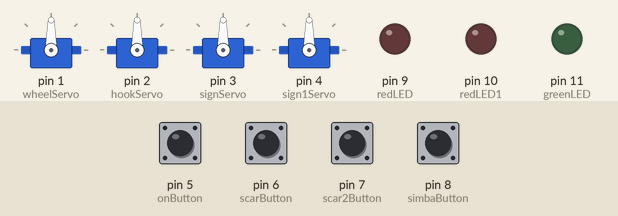
This sketch was run on a simulated Arduino Uno, built with avr-gcc and run on an emulated ATmega328P. Shown: 4 × servo, output pins drawn as LEDs (lit = HIGH). Inputs (shaded band) come from the test bench; at power-on: pin 5 (onButton), pin 6 (scarButton), pin 8 (simbaButton) HIGH, pin 7 (scar2Button) LOW.

Above: at 1.2 s.
1.3 s: pin 5 (onButton) pulled LOW for 0.15 s
At 2.5 s:
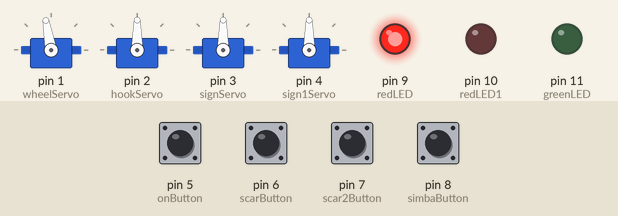
2.9 s: pin 6 (scarButton) pulled LOW for 0.15 s
At 5.4 s:
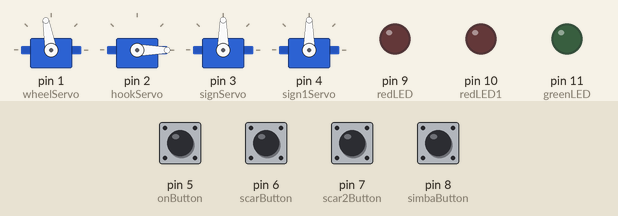
6.0 s: pin 8 (simbaButton) pulled LOW for 1 s
At 8.2 s:
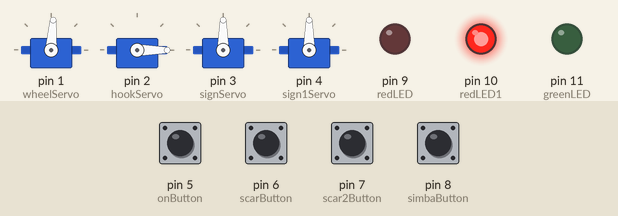
8.5 s: pin 5 (onButton) pulled LOW for 1 s
At 9.4 s:
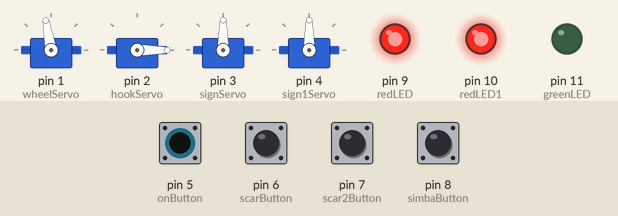
11.0 s: pin 5 (onButton) driven LOW and pin 6 (scarButton) driven LOW
14.0 s: pin 5 (onButton) driven HIGH
At 15.5 s:
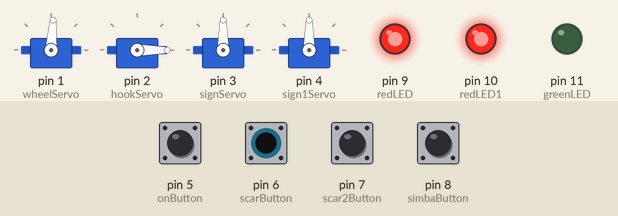
Timing chart, 0 to 17.0 s (numbered marks = the images above; inputs shaded):
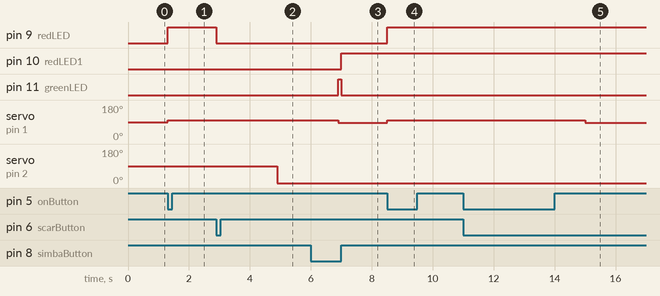

Measured:
- after the input at 1.3 s, pin 9 (redLED): LOW → HIGH at once; servo on pin 1 (wheelServo): 90° → 100° at once
- after the input at 2.9 s, pin 9 (redLED): HIGH → LOW at once; servo on pin 2 (hookServo): 90° → 0° after 2.0 s
- after the input at 6.0 s, pin 10 (redLED1): LOW → HIGH after 1.0 s
- after the input at 8.5 s, pin 9 (redLED): LOW → HIGH at once; servo on pin 1 (wheelServo): 86° → 100° at once
- after the input at 11.0 s, every drawn part: stays the same
- after the input at 14.0 s, pin 9 (redLED): stays HIGH (without the input it goes to LOW after 1.0 s)

The sketch:

LKprojectcode.ino
```cpp
#include <Servo.h>

#include <Servo.h>

//servos
Servo wheel;
Servo hook;
Servo sign;
Servo sign1;

const int wheelServo = 1;
const int hookServo = 2;
const int signServo = 3;
const int sign1Servo = 4;

//buttons
const int onButton = 5;
const int scarButton = 6;
const int scar2Button = 7;
const int simbaButton = 8;

//LEDS
const int redLED = 9;
const int redLED1 = 10;
const int greenLED = 11;

//servo rotations
const int wheelRotation1 = 86;
const int wheelRotation2 = 100;
int wheelRotate = wheelRotation1;

const int signRotation1 = 88;
const int signRotation2 = 0;
int signRotate = signRotation1;

const int sign1Rotation1;
const int sign1Rotation2;
int sign1Rotate = sign1Rotation1;

const int hookRotation1;
const int hookRotation2;
int hookRotate = hookRotation1;

//LED states
int redLEDState = LOW;
int redLED1State = LOW;
int greenLEDState = LOW;

//button states
int onStateLast;
int scarStateLast;
int scar2StateLast;
int simbaStateLast;


void setup() {


  //pinmodes
  pinMode(redLED, OUTPUT);
  pinMode(redLED1, OUTPUT);
  pinMode(greenLED, OUTPUT);
  pinMode(scarButton, INPUT);
  pinMode(scar2Button, INPUT);
  pinMode(simbaButton, INPUT);
  pinMode(onButton, INPUT);

  //servo attach
  wheel.attach(wheelServo);
  hook.attach(hookServo);
  sign.attach(signServo);
  sign1.attach(sign1Servo);

  onStateLast = digitalRead(onButton);
  scarStateLast = digitalRead(scarButton);
  scar2StateLast = digitalRead(scar2Button);
  simbaStateLast = digitalRead(simbaButton);
}

void loop() {


  int onStateCurrent = digitalRead(onButton);

  if (onStateCurrent != onStateLast) {
    onStateLast = onStateCurrent;
    if (onStateCurrent == LOW) {
      if (redLEDState == HIGH) {
        redLEDState = LOW;
        wheelRotate = wheelRotation1;
      } else {
        redLEDState = HIGH;
        wheelRotate = wheelRotation2;
      }
    }
    digitalWrite(redLED, redLEDState);
    wheel.write(wheelRotate);
  }

  int scarStateCurrent = digitalRead(scarButton);

  if (scarStateCurrent != scarStateLast) {
    scarStateLast = scarStateCurrent;
    if (scarStateCurrent == LOW) {
      if (signRotate == signRotation2) {
        signRotate = signRotation1;
      } else {
        signRotate = signRotation2;
        redLEDState = LOW;
        greenLEDState = HIGH;
        hookRotate = hookRotation2;
      }
     // sign.write(signRotate);
      digitalWrite(redLED, redLEDState);
      delay(2000);
      hook.write(hookRotate);
      delay(2000);
      wheel.write(wheelRotation1);
      digitalWrite(greenLED, greenLEDState);
    }
  }

  int simbaStateCurrent = digitalRead(simbaButton);

  if (simbaStateCurrent != simbaStateLast) {
    simbaStateLast  = simbaStateCurrent;
    if (simbaStateCurrent == LOW) {

    } else {
      redLED1State = HIGH;
      greenLEDState = LOW;
    }
    digitalWrite(redLED1, redLED1State);
    digitalWrite(greenLED, greenLEDState);
  }

  int scar2StateCurrent = digitalRead(scar2Button);

  if(scarStateCurrent != scarStateLast) {
    scarStateLast = scarStateCurrent;
    if(scarStateCurrent == LOW){

    }else {
      sign1Rotate = sign1Rotation2;
      redLED1State = LOW;
    }
    sign1.write(sign1Rotate);
    digitalWrite(redLED1, redLED1State);
  }

}
```
